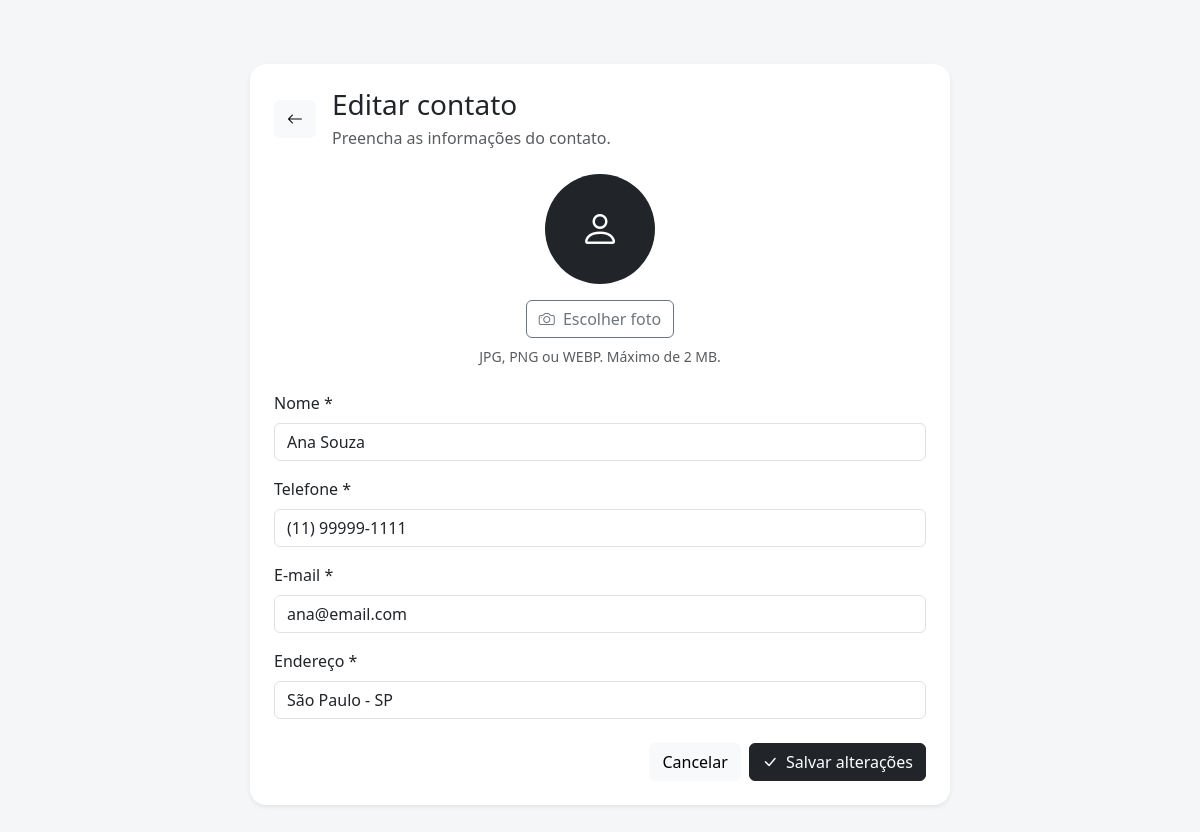
Screenshot of /agenda_contatos/form.php?id=1 with the database file from the repository.
### tables this page shows
CREATE TABLE `contatos` (
  `id` int(11) NOT NULL,
  `nome` varchar(120) NOT NULL,
  `telefone` varchar(30) NOT NULL,
  `email` varchar(150) DEFAULT NULL,
  `foto` varchar(255) DEFAULT NULL,
  `endereco` varchar(255) DEFAULT NULL,
  `criado_em` timestamp NOT NULL DEFAULT current_timestamp(),
  `atualizado_em` timestamp NOT NULL DEFAULT current_timestamp() ON UPDATE current_timestamp()
);

### agenda_contatos/form.php (the view, shortened to what this page needs)
<?php
require 'config.php';
$id = filter_input(INPUT_GET, 'id', FILTER_VALIDATE_INT);
$contato = null;
if ($id) {
    $stmt = $pdo->prepare("
        SELECT *
        FROM contatos
        WHERE id = ?
    ");
    $stmt->execute([$id]);
    $contato = $stmt->fetch();
}
?>
<!DOCTYPE html>
<html lang="pt-BR">
<head>
    <link
        href="https://cdn.jsdelivr.net/npm/bootstrap@5.3.3/dist/css/bootstrap.min.css"
        rel="stylesheet"
    >
    <link
        rel="stylesheet"
        href="https://cdn.jsdelivr.net/npm/bootstrap-icons@1.11.3/font/bootstrap-icons.min.css"
    >
</head>
<body>
<div class="container py-4">
    <div class="card form-card shadow-sm">
        <div class="card-body p-4">
            <div class="d-flex align-items-center mb-4">
                <a
                    href="index.php"
                    class="btn btn-light me-3"
                    title="Voltar"
                >
                    <i class="bi bi-arrow-left"></i>
                </a>
                <div>
                    <h3 class="mb-1">
                        <?= $contato
                            ? 'Editar contato'
                            : 'Novo contato'
                        ?>
                    </h3>
                    <p class="text-muted mb-0">
                        Preencha as informações do contato.
                    </p>
                </div>
            </div>
            <form
                action="salvar.php"
                method="POST"
                enctype="multipart/form-data"
                id="formContato"
                novalidate
            >
                <div class="text-center mb-4">
                    <?php if (!empty($contato['foto'])): ?>
                        <img
                            src="uploads/<?= htmlspecialchars(
                                $contato['foto']
                            ) ?>"
                            class="foto-preview mb-3"
                            id="previewFoto"
                            alt="Foto do contato"
                        >
                        <div
                            class="foto-inicial mx-auto mb-3 d-none"
                            id="previewInicial"
                        >
                            <i class="bi bi-person"></i>
                        </div>
                    <?php else: ?>
                        <div
                            class="foto-inicial mx-auto mb-3"
                            id="previewInicial"
                        >
                            <i class="bi bi-person"></i>
                        </div>
                    <?php endif; ?>
                    <div>
                        <label
                            for="foto"
                            class="btn btn-outline-secondary"
                        >
                            <i class="bi bi-camera me-1"></i>
                            Escolher foto
                        </label>
                        <div class="form-text mt-2">
                            JPG, PNG ou WEBP.
                            Máximo de 2 MB.
                        </div>
                    </div>
                </div>
                <div class="mb-3">
                    <label
                        for="nome"
                        class="form-label"
                    >
                        Nome *
                    </label>
                    <input
                        type="text"
                        class="form-control"
                        id="nome"
                        name="nome"
                        value="<?= htmlspecialchars(
                            $contato['nome'] ?? ''
                        ) ?>"
                        placeholder="Digite o nome completo"
                        required
                        autocomplete="name"
                    >
                </div>
                <div class="mb-3">
                    <label
                        for="telefone"
                        class="form-label"
                    >
                        Telefone *
                    </label>
                    <input
                        type="tel"
                        class="form-control"
                        id="telefone"
                        name="telefone"
                        value="<?= htmlspecialchars(
                            $contato['telefone'] ?? ''
                        ) ?>"
                        placeholder="(11) 98765-4321"
                        maxlength="15"
                        inputmode="numeric"
                        required
                        autocomplete="tel"
                    >
                </div>
                <div class="mb-3">
                    <label
                        for="email"
                        class="form-label"
                    >
                        E-mail *
                    </label>
                    <input
                        type="email"
                        class="form-control"
                        id="email"
                        name="email"
                        value="<?= htmlspecialchars(
                            $contato['email'] ?? ''
                        ) ?>"
                        placeholder="exemplo@email.com"
                        required
                        autocomplete="email"
                    >
                </div>
                <div class="mb-4">
                    <label
                        for="endereco"
                        class="form-label"
                    >
                        Endereço *
                    </label>
                    <input
                        type="text"
                        class="form-control"
                        id="endereco"
                        name="endereco"
                        value="<?= htmlspecialchars(
                            $contato['endereco'] ?? ''
                        ) ?>"
                        placeholder="Rua, número, bairro e cidade"
                        required
                        autocomplete="street-address"
                    >
                </div>
                <div class="d-flex justify-content-end gap-2">
                    <a
                        href="index.php"
                        class="btn btn-light"
                    >
                        Cancelar
                    </a>
                    <button
                        type="submit"
                        class="btn btn-dark"
                    >
                        <i class="bi bi-check-lg me-1"></i>
                        <?= $contato
                            ? 'Salvar alterações'
                            : 'Adicionar contato'
                        ?>
                    </button>
                </div>
            </form>
        </div>
    </div>
</div>
</body>
</html>

### agenda_contatos/form.php (style rules this page uses)
body { background-color: #f5f6f8; }
.form-card { max-width: 700px; margin: 40px auto; border: 0; border-radius: 16px; }
.foto-inicial { width: 110px; height: 110px; border-radius: 50%; background-color: #212529; color: white; display: flex; align-items: center; justify-content: center; font-size: 40px; font-weight: 600; }

### rows the page displays
contatos: nome "Ana Souza", telefone "(11) 99999-1111", email "ana@email.com", endereco "São Paulo - SP"
